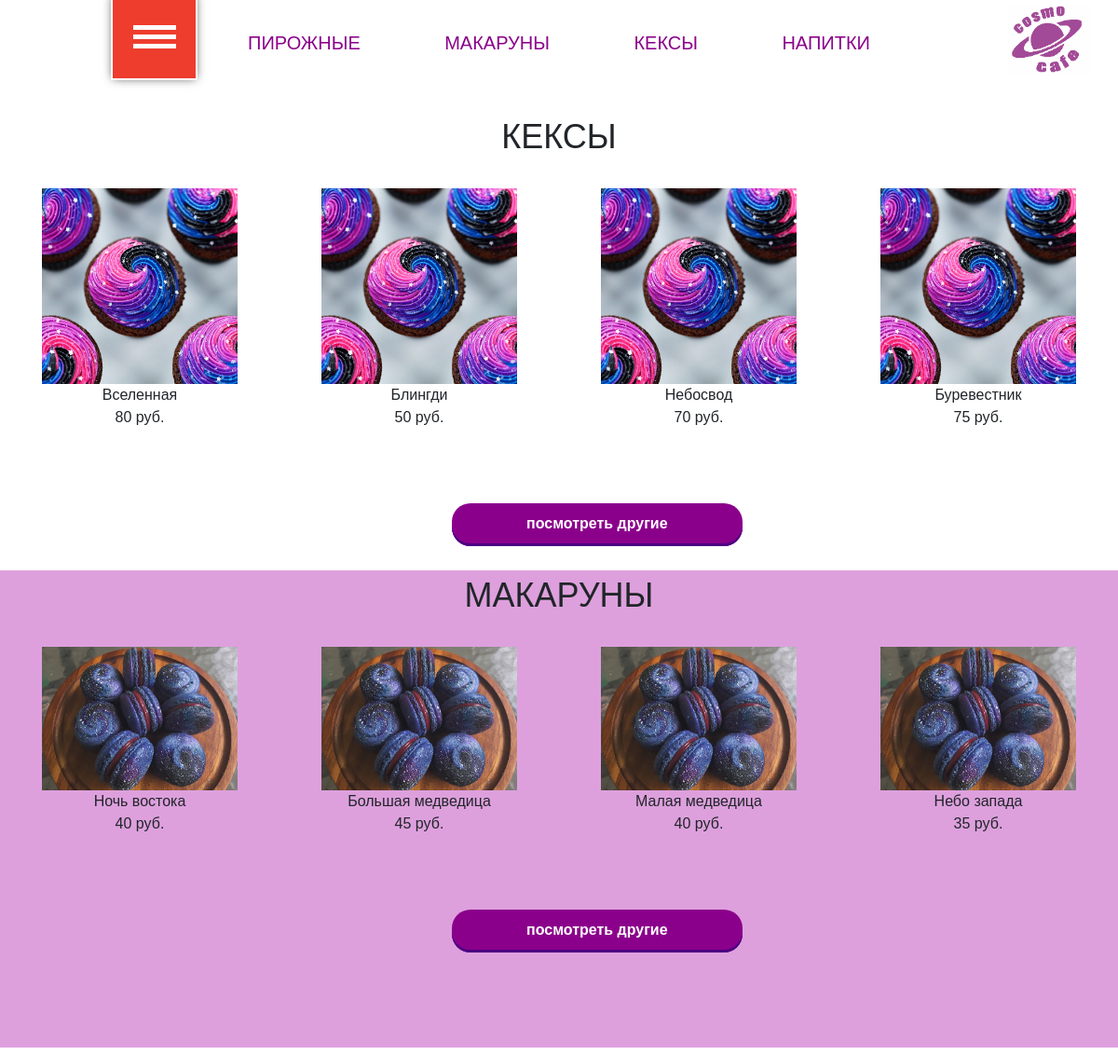
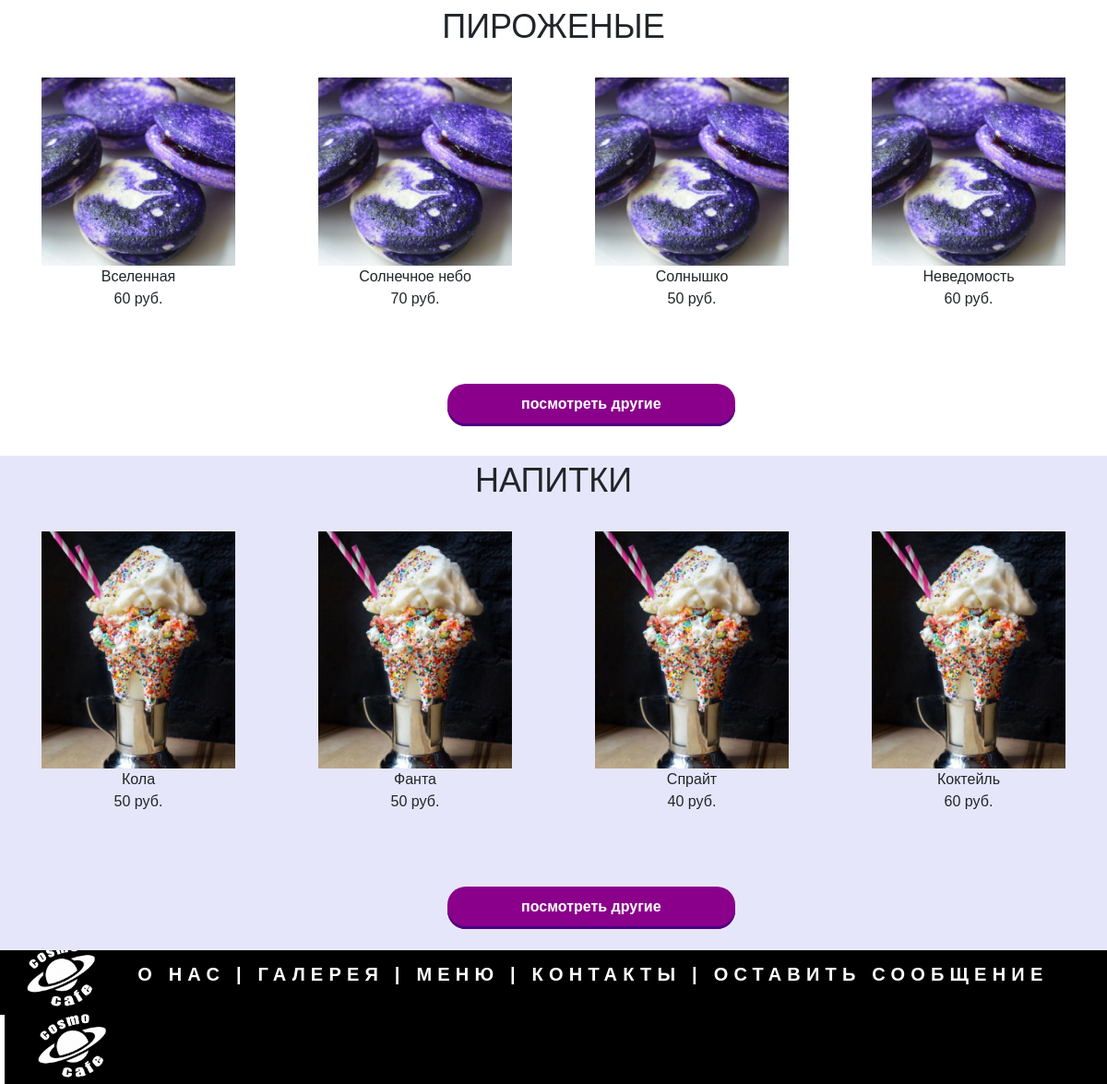
The page /menufull/ on the database its author committed (2 pictures, top to bottom).
### cosmocafe/models.py (models this page shows, shortened)
class Cake(models.Model):
    title = models.CharField(verbose_name='Название проекта', max_length=255)
    text = models.TextField(verbose_name='Текст описания')
    price = models.PositiveSmallIntegerField(verbose_name='Цена')
    image = models.FileField(upload_to="cake_photo/", null=True, blank=True)

class Macaroon(models.Model):
    title = models.CharField(verbose_name='Название проекта', max_length=255)
    text = models.TextField(verbose_name='Текст описания')
    price = models.PositiveSmallIntegerField(verbose_name='Цена')
    image = models.FileField(upload_to="Macaroon_photo/", null=True, blank=True)

class Cupcake(models.Model):
    title = models.CharField(verbose_name='Название проекта', max_length=255)
    text = models.TextField(verbose_name='Текст описания')
    price = models.PositiveSmallIntegerField(verbose_name='Цена')
    image = models.FileField(upload_to="cupcake_photo/", null=True, blank=True)

class Drink(models.Model):
    title = models.CharField(verbose_name='Название проекта', max_length=255)
    text = models.TextField(verbose_name='Текст описания')
    price = models.PositiveSmallIntegerField(verbose_name='Цена')
    image = models.FileField(upload_to="Drink/", null=True, blank=True)

### cosmocafe/views.py (the view)
# urls.py: path('menufull/', views.menufull, name="menufull" ),
def menufull(request):
    cakes = Cake.objects.all()[:4]
    cupcakes = Cupcake.objects.all()[:4]
    macaroons = Macaroon.objects.all()[:4]
    drinks = Drink.objects.all()[:4]
    return render(request, "cosmocafe/menufull.html",
                  {'cakes': cakes, 'cupcakes': cupcakes, 'macaroons': macaroons, 'drinks': drinks})

### cosmocafe/templates/cosmocafe/menufull.html
{% extends 'Dima_base.html' %}
{% load static %}
{% block content %}
<div class="flexbox">
<div class="cosmomenu_cakes">
	<div class="menu-flexbox__item__title">
        кексы
    </div>
    {% for cake in cakes %}
    <div class="cosmo_item">
        <img src="{{cake.image.url}}">
        <div class="menu__list__item__title ">
            		{{cake.title}}                  </div>
        <div class="menu__list__item__price">
                       	{{cake.price}} руб.                     </div>
    </div>
    {% endfor %}
    <div style="height:400px;">
    	<a href="{% url 'cakes' %}" class = "all_item">посмотреть другие</a>
    </div>
</div>
</div>
<div class = "flexbox">
<div class="cosmomenu_makar">
	<div class="menu-flexbox__item__title">
        макаруны
    </div>
    {% for macaroon in macaroons %}
    <div class="cosmo_item">
        <img src="{{macaroon.image.url}}">
        <div class="menu__list__item__title ">
            		{{macaroon.title}}                  </div>
        <div class="menu__list__item__price">
                       	{{macaroon.price}} руб.                     </div>
    </div>
    {% endfor %}
    <div style="height:430px;">
    	<a href="{% url 'macaroons' %}" class = "all_item">посмотреть другие</a>
    </div>
</div>
</div>
<div class = "flexbox">
<div class="cosmomenu_pir">
	<div class="menu-flexbox__item__title">
        пироженые
    </div>
    {% for cupcake in cupcakes %}
    <div class="cosmo_item">
        <img src="{{cupcake.image.url}}">
        <div class="menu__list__item__title ">
                    {{cupcake.title}}                  </div>
        <div class="menu__list__item__price">
                        {{cupcake.price}} руб.                     </div>
    </div>
    {% endfor %}
	<div style="height:400px;">
    	<a href="{% url 'cupcakes' %}" class = "all_item">посмотреть другие</a>
    </div>
</div>
</div>
<div class = "flexbox" style="padding-bottom:10%">
<div class="cosmomenu_koktels">
<div class="menu-flexbox__item__title">
        напитки
    </div>
    {% for drink in drinks %}
    <div class="cosmo_item">
        <img src="{{drink.image.url}}">
        <div class="menu__list__item__title ">
                    {{drink.title}}                  </div>
        <div class="menu__list__item__price">
                        {{drink.price}} руб.                     </div>
    </div>
    {% endfor %}
	<div style="height:430px; margin-bottom:2%;">
    	<a href="{% url 'drinks' %}" class = "all_item">посмотреть другие</a>
    </div>
</div>
</div>
{% endblock %}
{% block nav %}
<div class="footer_w block bg_w_c">
    <div class="content_c bg_w_c">
        <a href="{% url 'index' %}"><img class="logo_size logo_padding_l" src="{% static 'image/logo.png' %}"></a>
        <div class="header_main_item_w logo_padding">
            <a class="w_color" href="{% url 'aboutus' %}">О НАС</a> |
            <a class="w_color" href="{% url 'photogalery' %}">ГАЛЕРЕЯ</a> |
            <a class="w_color" href="{% url 'menufull' %}">МЕНЮ</a> |
            <a class="w_color" href="{% url 'contacts' %}">КОНТАКТЫ</a> |
            <a class="w_color" href="{% url 'writeus' %}">ОСТАВИТЬ СООБЩЕНИЕ</a>
        </div>
        <a href="{% url 'index' %}"><img class="logo_size margin_padding" src="{% static 'image/logo.png' %}"></a>
    </div>
</div>
{% endblock %}

### cosmocafe/templates/Dima_base.html (shortened to what this page needs)
{% load static %}
<!doctype html>
<html lang="en">
  <head>
      <link rel="stylesheet" type="text/css" href="{% static 'css/bootstrap/css/bootstrap.min.css' %}">
      <link rel="stylesheet" type="text/css" href="{% static 'css/Dima_classss.css' %}">
      <link rel="stylesheet" type="text/css" href="{% static 'css/Nastya_class.css' %}">
  </head>
  <body>
    <div class="header">
      <div class="container">
        <div class="button_container">
          <span class="top"></span>
          <span class="middle"></span>
          <span class="bottom"></span>
        </div>
        <ul>
          <li><a href="{% url 'cupcakes' %}">Пирожные</a></li>
          <li><a href="{% url 'macaroons' %}" data-href="">Макаруны</a></li>
          <li><a href="{% url 'cakes' %}" data-href="">Кексы</a></li>
          <li><a href="{% url 'drinks' %}" data-href="">Напитки</a></li>
        </ul>
        <a href="{% url 'index' %}" class="cosmocafe_logo"> <img src="{% static 'image/cosmocafe_logo.png' %}"> </a>
      </div>
    </div>
    {% block content %}{% endblock %}
    {% block nav %}{% endblock%}
  </body>
</html>

### cosmocafe/static/css/Dima_classss.css (style rules this page uses)
.header { width: 100%; height: 85px; z-index: 99; background-color: #FFFFFF; margin-bottom: 10px; position: fixed; }
.header .container { padding: 0 0; position: relative; }
.button_container { position: absolute; top: -5px; left: 0%; cursor: pointer; width: 89px; height: 89px; background-color: #8B008B; box-shadow: 0px 0px 5px 0px rgba(0, 0, 0, 0.7); outline: 2px solid #fff; }
.button_container span:nth-of-type(2) { top: 42px; }
.button_container span:nth-of-type(3) { top: 52px; }
.button_container span { background: #ffffff; border: none; height: 5px; width: 46px; position: absolute; top: 32px; left: 22px; -webkit-transition: all .35s ease; transition: all .35s ease; cursor: pointer; }
.header ul { list-style: none; padding: 0; margin: 0; text-align: center; padding-top: 28px; padding: 28px 80px; }
.header ul li { display: inline-block; margin-right: 0px; padding: 3px; font-size: 20px; }
.header .cosmocafe_logo { position: absolute; width: 89px; height: 89px; right: 0%; top: 6px; }
.header li a { color: #8B008B; text-transform: uppercase; padding: 0 40px; }
.cosmocafe_logo img { max-width: 100%; }
.flexbox { display: -webkit-box; display: -ms-flexbox; display: flex; -ms-flex-line-pack: center; align-content: center; }
.cosmomenu_cakes { background: #FFFFFF; overflow: hidden; margin: 0 auto; position: relative; width: 1270px; top:120px; }
.cosmomenu_makar { background: #DDA0DD; overflow: hidden; margin: 0 auto; position: relative; width: 1270px; top:130px; }
.cosmomenu_pir { background: #FFFFFF; overflow: hidden; margin: 0 auto; position: relative; width: 1270px; top:140px; }
.cosmomenu_koktels { background: #E6E6FA; overflow: hidden; margin: 0 auto; position: relative; width: 1270px; top:150px; }
.cosmo_item { text-decoration: unset; color: unset; }
.cosmo_item { display: inline-block; vertical-align: top; float: none; }
.cosmo_item { float: left; width: 25%; margin-bottom: 90px; text-align: center; }
.flexbox img { max-width: 70%; cursor: pointer; }
.all_item { font-weight: 700; color: white; text-decoration: none; padding: .8em 5em calc(.8em + 3px); border-radius: 20px; background: #8B008B; box-shadow: 0 -3px #4B0082 inset; transition: 0.2s; position: relative; margin-left: 485px; }
.menu-flexbox__item__title { margin-bottom: 60px; }
.menu-flexbox__item__title { font-size: 36px; text-transform: uppercase; text-align: center; margin-bottom: 28px; }

### cosmocafe/static/css/Nastya_class.css (style rules this page uses)
.button_container { position: absolute; top: -5px; left: 8%; cursor: pointer; z-index: 30; }
body { font-family: 'Circe-Light', sans-serif; }
.w_color { color: #fff; }
a { text-decoration:none; }
.footer_w { height: 100px; background-color: #ffffff; width: 100%; bottom: 0; color: #131112; padding-top: 20px; font-family: 'Circe-Bold', sans-serif; padding-left:5px; }
.content_c { max-width: 1280px; width: 100%; margin: 0 auto; }
.block { display:block; }
.logo_size { width: 80px; }
.logo_padding { padding-left: 3%; }
.margin_padding { margin-left: 3%; }
.logo_padding_l { margin-left:2%; }
.button_container { position: absolute; top: -5px; left: 8%; cursor: pointer; width: 89px; height: 89px; background-color: #ee3c2d; -webkit-transition: opacity .25s ease; transition: opacity .25s ease; box-shadow: 0px 0px 10px 0px rgba(0, 0, 0, 0.7); }
.header_main_item_w { display: inline-block; list-style: none; font-size: 20px; text-transform: uppercase; letter-spacing: 0.31em; font-family: 'Circe-ExtraBold', sans-serif; font-weight: bold; color: #ffffff; }
.w_color { color: #ffffff; }
.bg_w_c { background-color:#000000; }

### rows shown on the page
Cake: image (picture), title "Вселенная", price "80"
Cake: image (picture), title "Блингди", price "50"
Cake: image (picture), title "Небосвод", price "70"
Cake: image (picture), title "Буревестник", price "75"
Macaroon: image (picture), title "Ночь востока", price "40"
Macaroon: image (picture), title "Большая медведица", price "45"
Macaroon: image (picture), title "Малая медведица", price "40"
Macaroon: image (picture), title "Небо запада", price "35"
Cupcake: image (picture), title "Вселенная", price "60"
Cupcake: image (picture), title "Солнечное небо", price "70"
Cupcake: image (picture), title "Солнышко", price "50"
Cupcake: image (picture), title "Неведомость", price "60"
Drink: image (picture), title "Кола", price "50"
Drink: image (picture), title "Фанта", price "50"
Drink: image (picture), title "Спрайт", price "40"
Drink: image (picture), title "Коктейль", price "60"
